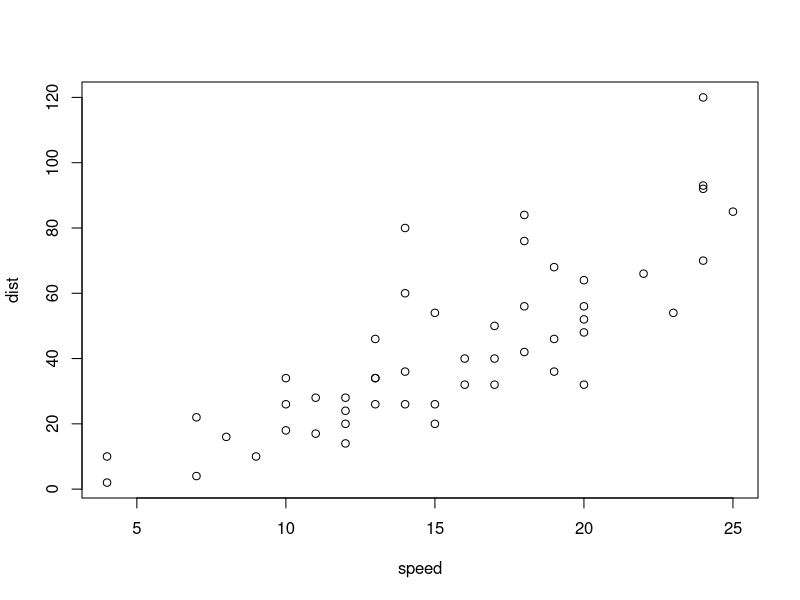
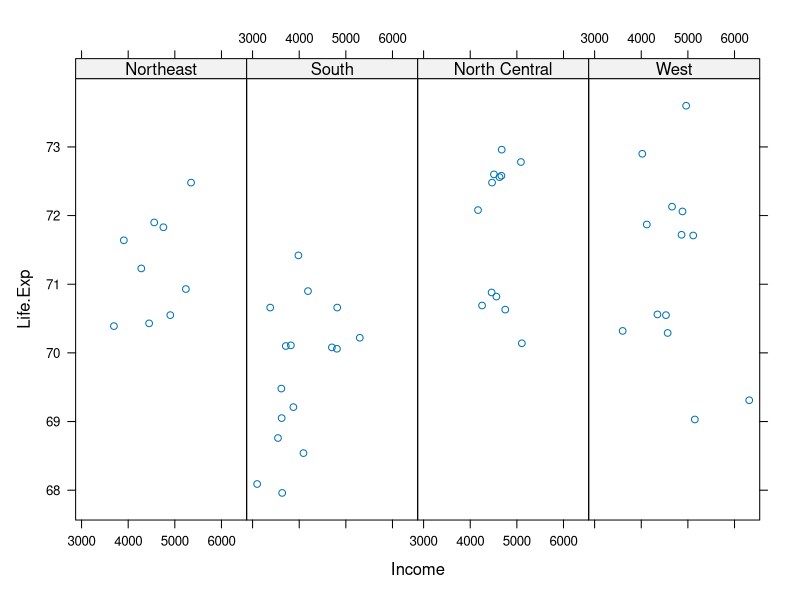
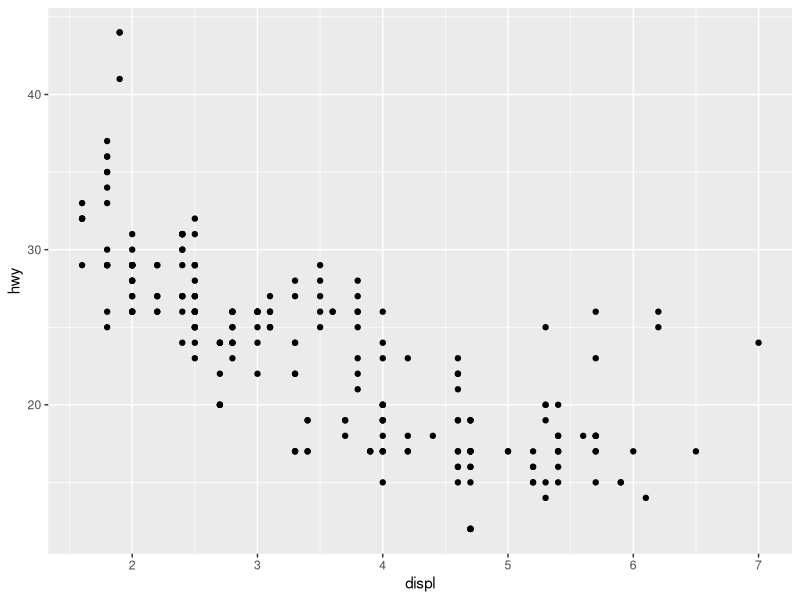
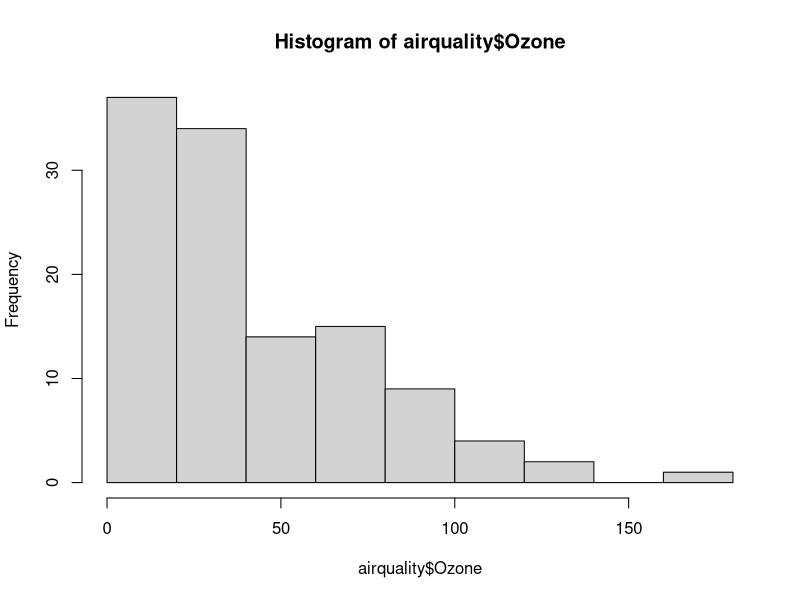
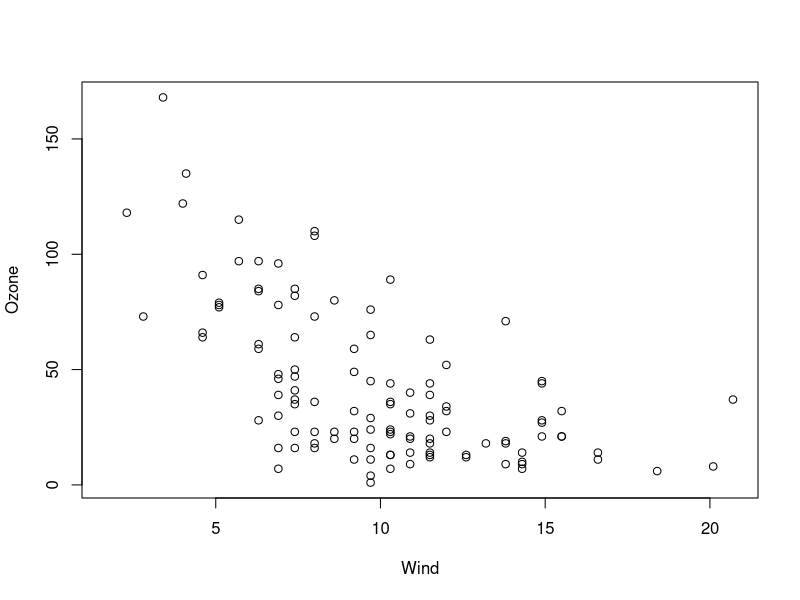
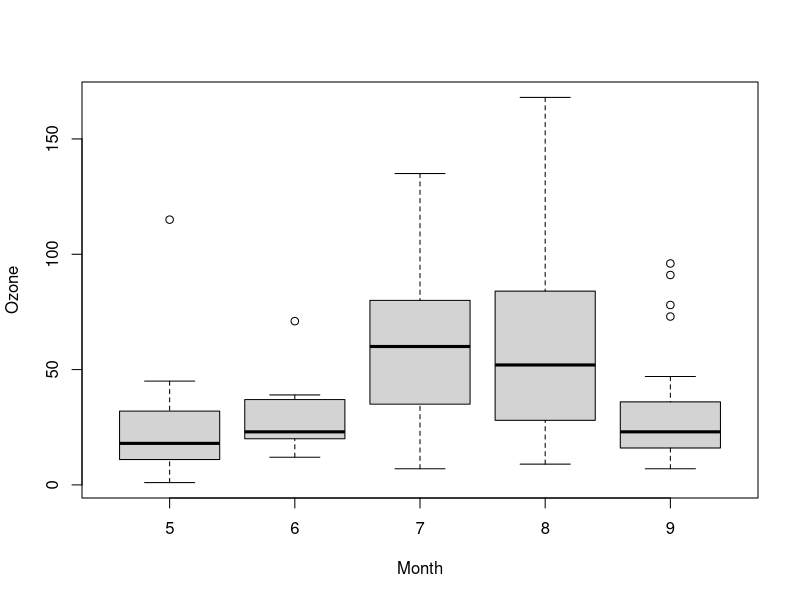

Write R code to recreate these figures, in order.
## ---- chunk 1
library(datasets)
data(cars)
with(cars, plot(speed, dist))
## ---- chunk 2
library(lattice)
state <- data.frame(state.x77, region = state.region)
xyplot(Life.Exp ~ Income | region, data = state, layout = c(4, 1))
## ---- chunk 3
library(ggplot2)
data(mpg)
qplot(displ, hwy, data = mpg)
## ---- chunk 4
library(datasets)
hist(airquality$Ozone)
## ---- chunk 5
library(datasets)
with(airquality, plot(Wind, Ozone))
## ---- chunk 6
library(datasets)
airqualityTransformed <- transform(airquality, Month = factor(Month))
boxplot(Ozone ~ Month, airqualityTransformed, xlab = "Month", ylab = "Ozone")
## ---- chunk 7
par("bg")
par("las")
par("pch")
